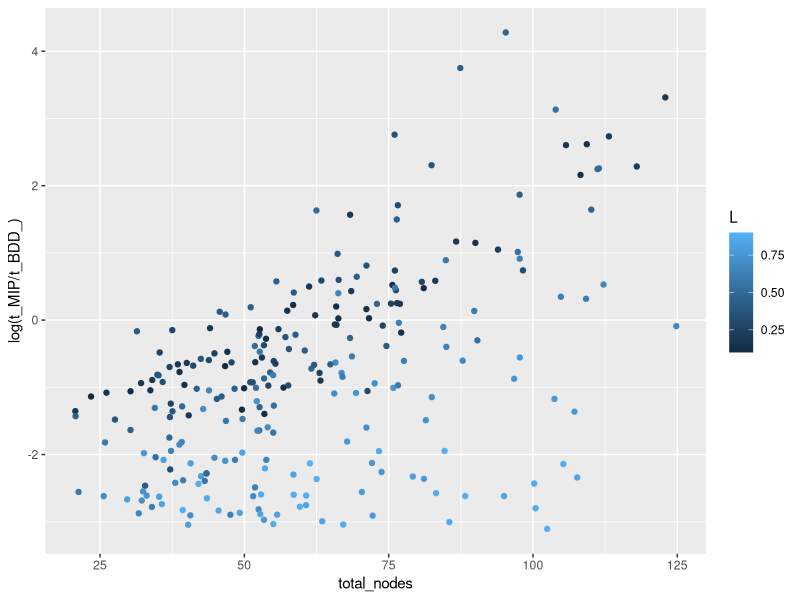

R code for this plot:
library(ggplot2)
library(dplyr)

df = read.csv("./run_logs/darkcloud_BDD_vs_MIP.csv", stringsAsFactors = FALSE)

str(df)
df$tMIPvstDD = df$t_MIP / df$t_BDD_

ggplot(data=df)+
  geom_jitter(aes(x=total_nodes, y=log(t_MIP / t_BDD_), color=L), width=5)


with(filter(df, M > 10), sum(tMIPvstDD > 1.0) / length(tMIPvstDD))
